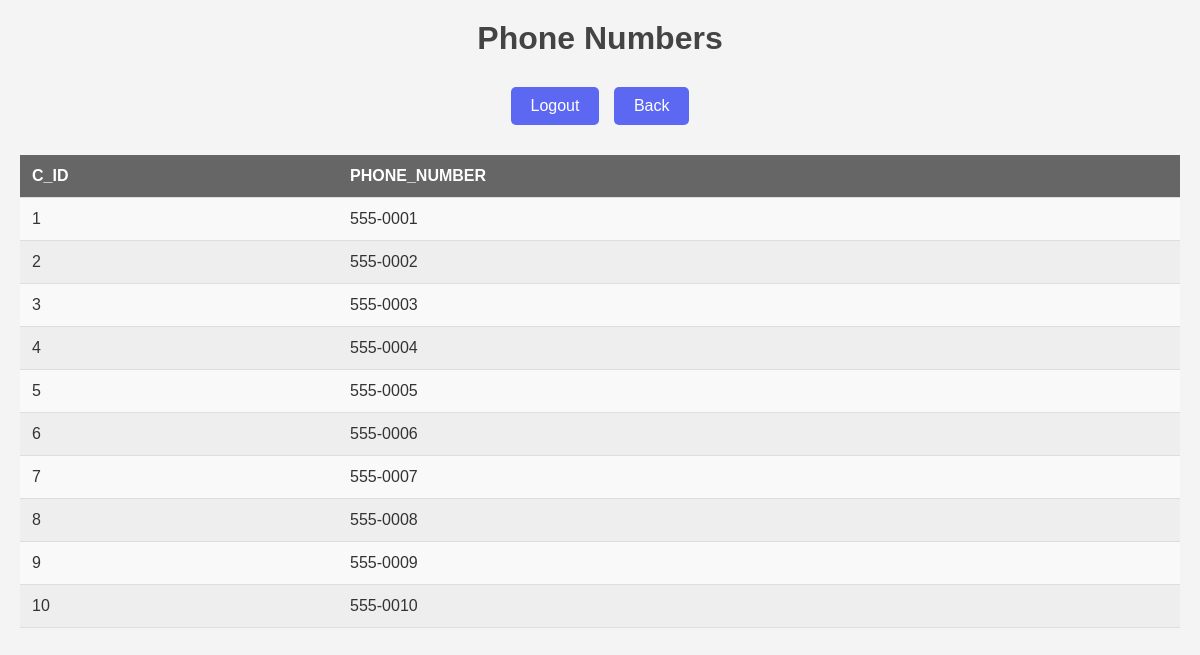
The app's page /phoneno.php with its own data.
### tables this page shows
CREATE TABLE `phone_no` (
  `C_id` int(11) DEFAULT NULL,
  `phone_number` varchar(20) DEFAULT NULL
);

### phoneno.php (the view, shortened to what this page needs)
<!DOCTYPE html>
<html lang="en">
<head>
    <link rel="stylesheet" href="static/css/style.css">
</head>
<body>
    <h1>Phone Numbers</h1>
    <button onclick="location.href='logout.php';">Logout</button>
    <button onclick="location.href='welcome.php';">Back</button>
    <?php
    include 'database.php';
    $sql = 'SELECT * FROM phone_no';
    $stmt = $pdo->query($sql);
    echo "<table>";
    $row = $stmt->fetch(PDO::FETCH_ASSOC);
    echo "<tr>";
    foreach ($row as $key => $value) {
        echo "<th>$key</th>";
    }
    echo "</tr>";
    do {
        echo "<tr>";
        foreach ($row as $value) {
            echo "<td>$value</td>";
        }
        echo "</tr>";
    } while ($row = $stmt->fetch(PDO::FETCH_ASSOC));
    echo "</table>";
    ?>
</body>
</html>

### static/css/style.css (style rules this page uses)
body { font-family: 'Arial', sans-serif; background-color: #f4f4f4; color: #333; margin: 0; padding: 20px; text-align: center; }
h1, h2 { color: #444; margin: 0 0 20px 0; }
button { background-color: #5c67f2; color: white; border: none; padding: 10px 20px; margin: 10px 5px; border-radius: 5px; cursor: pointer; font-size: 16px; transition: background-color 0.3s ease; }
table { width: 100%; margin: 20px 0; border-collapse: collapse; }
th, td { padding: 12px; text-align: left; border-bottom: 1px solid #ddd; }
th { background-color: #666; color: white; text-transform: uppercase; }
tr:nth-child(even) { background-color: #f9f9f9; }
tr:nth-child(odd) { background-color: #eee; }

### records on screen
phone_no: C_id "1", phone_number "555-0001"
phone_no: C_id "2", phone_number "555-0002"
phone_no: C_id "3", phone_number "555-0003"
phone_no: C_id "4", phone_number "555-0004"
phone_no: C_id "5", phone_number "555-0005"
phone_no: C_id "6", phone_number "555-0006"
phone_no: C_id "7", phone_number "555-0007"
phone_no: C_id "8", phone_number "555-0008"
phone_no: C_id "9", phone_number "555-0009"
phone_no: C_id "10", phone_number "555-0010"

### other values on screen
$key "C_ID"
$key "PHONE_NUMBER"
